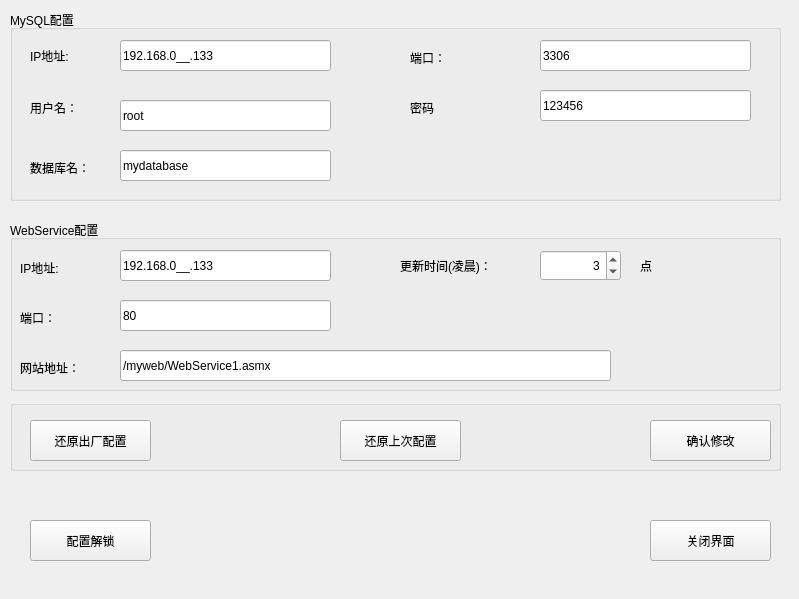
<?xml version="1.0" encoding="UTF-8"?>
<ui version="4.0">
 <class>Widget</class>
 <widget class="QWidget" name="Widget">
  <property name="geometry">
   <rect>
    <x>0</x>
    <y>0</y>
    <width>799</width>
    <height>599</height>
   </rect>
  </property>
  <property name="minimumSize">
   <size>
    <width>799</width>
    <height>599</height>
   </size>
  </property>
  <property name="maximumSize">
   <size>
    <width>799</width>
    <height>599</height>
   </size>
  </property>
  <property name="windowTitle">
   <string>Widget</string>
  </property>
  <property name="windowIcon">
   <iconset resource="img.qrc">
    <normaloff>:/img/ico/Update.ico</normaloff>:/img/ico/Update.ico</iconset>
  </property>
  <property name="styleSheet">
   <string notr="true"/>
  </property>
  <widget class="QPushButton" name="unlockBtn">
   <property name="geometry">
    <rect>
     <x>30</x>
     <y>520</y>
     <width>121</width>
     <height>41</height>
    </rect>
   </property>
   <property name="text">
    <string>配置解锁</string>
   </property>
  </widget>
  <widget class="QPushButton" name="closeBtn">
   <property name="geometry">
    <rect>
     <x>650</x>
     <y>520</y>
     <width>121</width>
     <height>41</height>
    </rect>
   </property>
   <property name="text">
    <string>关闭界面</string>
   </property>
  </widget>
  <widget class="QGroupBox" name="groupBox">
   <property name="geometry">
    <rect>
     <x>10</x>
     <y>10</y>
     <width>771</width>
     <height>191</height>
    </rect>
   </property>
   <property name="title">
    <string>MySQL配置</string>
   </property>
   <widget class="QLabel" name="label">
    <property name="geometry">
     <rect>
      <x>20</x>
      <y>30</y>
      <width>71</width>
      <height>31</height>
     </rect>
    </property>
    <property name="text">
     <string>IP地址:</string>
    </property>
   </widget>
   <widget class="QLineEdit" name="mysql_ipLineEdit">
    <property name="geometry">
     <rect>
      <x>110</x>
      <y>30</y>
      <width>211</width>
      <height>31</height>
     </rect>
    </property>
    <property name="inputMask">
     <string>000.000.000.000;_</string>
    </property>
    <property name="text">
     <string>192.168.0.133</string>
    </property>
   </widget>
   <widget class="QLabel" name="label_2">
    <property name="geometry">
     <rect>
      <x>400</x>
      <y>40</y>
      <width>72</width>
      <height>15</height>
     </rect>
    </property>
    <property name="text">
     <string>端口：</string>
    </property>
   </widget>
   <widget class="QLabel" name="label_3">
    <property name="geometry">
     <rect>
      <x>20</x>
      <y>90</y>
      <width>72</width>
      <height>15</height>
     </rect>
    </property>
    <property name="text">
     <string>用户名：</string>
    </property>
   </widget>
   <widget class="QLineEdit" name="mysql_portLineEdit">
    <property name="geometry">
     <rect>
      <x>530</x>
      <y>30</y>
      <width>211</width>
      <height>31</height>
     </rect>
    </property>
    <property name="text">
     <string>3306</string>
    </property>
    <property name="alignment">
     <set>Qt::AlignLeading|Qt::AlignLeft|Qt::AlignVCenter</set>
    </property>
   </widget>
   <widget class="QLabel" name="label_7">
    <property name="geometry">
     <rect>
      <x>400</x>
      <y>90</y>
      <width>72</width>
      <height>15</height>
     </rect>
    </property>
    <property name="text">
     <string>密码</string>
    </property>
   </widget>
   <widget class="QLabel" name="label_8">
    <property name="geometry">
     <rect>
      <x>20</x>
      <y>150</y>
      <width>72</width>
      <height>15</height>
     </rect>
    </property>
    <property name="text">
     <string>数据库名：</string>
    </property>
   </widget>
   <widget class="QLineEdit" name="mysql_usernameLineEdit">
    <property name="geometry">
     <rect>
      <x>110</x>
      <y>90</y>
      <width>211</width>
      <height>31</height>
     </rect>
    </property>
    <property name="text">
     <string>root</string>
    </property>
   </widget>
   <widget class="QLineEdit" name="mysql_passwdLineEdit">
    <property name="geometry">
     <rect>
      <x>530</x>
      <y>80</y>
      <width>211</width>
      <height>31</height>
     </rect>
    </property>
    <property name="text">
     <string>123456</string>
    </property>
   </widget>
   <widget class="QLineEdit" name="mysql_databasenameLineEdit">
    <property name="geometry">
     <rect>
      <x>110</x>
      <y>140</y>
      <width>211</width>
      <height>31</height>
     </rect>
    </property>
    <property name="text">
     <string>mydatabase</string>
    </property>
   </widget>
  </widget>
  <widget class="QGroupBox" name="groupBox_2">
   <property name="geometry">
    <rect>
     <x>10</x>
     <y>220</y>
     <width>771</width>
     <height>171</height>
    </rect>
   </property>
   <property name="title">
    <string>WebService配置</string>
   </property>
   <widget class="QLabel" name="label_4">
    <property name="geometry">
     <rect>
      <x>10</x>
      <y>40</y>
      <width>72</width>
      <height>15</height>
     </rect>
    </property>
    <property name="text">
     <string>IP地址:</string>
    </property>
   </widget>
   <widget class="QLabel" name="label_5">
    <property name="geometry">
     <rect>
      <x>10</x>
      <y>90</y>
      <width>72</width>
      <height>15</height>
     </rect>
    </property>
    <property name="text">
     <string>端口：</string>
    </property>
   </widget>
   <widget class="QLineEdit" name="webservice_ipLineEdit">
    <property name="geometry">
     <rect>
      <x>110</x>
      <y>30</y>
      <width>211</width>
      <height>31</height>
     </rect>
    </property>
    <property name="inputMask">
     <string>000.000.000.000;_</string>
    </property>
    <property name="text">
     <string>192.168.0.133</string>
    </property>
   </widget>
   <widget class="QLineEdit" name="webservice_portLineEdit">
    <property name="geometry">
     <rect>
      <x>110</x>
      <y>80</y>
      <width>211</width>
      <height>31</height>
     </rect>
    </property>
    <property name="text">
     <string>80</string>
    </property>
    <property name="alignment">
     <set>Qt::AlignLeading|Qt::AlignLeft|Qt::AlignVCenter</set>
    </property>
   </widget>
   <widget class="QLabel" name="label_6">
    <property name="geometry">
     <rect>
      <x>10</x>
      <y>140</y>
      <width>72</width>
      <height>15</height>
     </rect>
    </property>
    <property name="text">
     <string>网站地址：</string>
    </property>
   </widget>
   <widget class="QLineEdit" name="webservice_addrLineEdit">
    <property name="geometry">
     <rect>
      <x>110</x>
      <y>130</y>
      <width>491</width>
      <height>31</height>
     </rect>
    </property>
    <property name="text">
     <string>/myweb/WebService1.asmx</string>
    </property>
   </widget>
   <widget class="QSpinBox" name="spinBox">
    <property name="geometry">
     <rect>
      <x>530</x>
      <y>30</y>
      <width>81</width>
      <height>31</height>
     </rect>
    </property>
    <property name="alignment">
     <set>Qt::AlignRight|Qt::AlignTrailing|Qt::AlignVCenter</set>
    </property>
    <property name="maximum">
     <number>6</number>
    </property>
    <property name="value">
     <number>3</number>
    </property>
   </widget>
   <widget class="QLabel" name="label_9">
    <property name="geometry">
     <rect>
      <x>390</x>
      <y>30</y>
      <width>121</width>
      <height>31</height>
     </rect>
    </property>
    <property name="text">
     <string>更新时间(凌晨)：</string>
    </property>
   </widget>
   <widget class="QLabel" name="label_10">
    <property name="geometry">
     <rect>
      <x>630</x>
      <y>30</y>
      <width>41</width>
      <height>31</height>
     </rect>
    </property>
    <property name="text">
     <string>点</string>
    </property>
   </widget>
  </widget>
  <widget class="QGroupBox" name="groupBox_3">
   <property name="geometry">
    <rect>
     <x>10</x>
     <y>400</y>
     <width>771</width>
     <height>71</height>
    </rect>
   </property>
   <property name="title">
    <string/>
   </property>
   <widget class="QPushButton" name="pushButton_3">
    <property name="geometry">
     <rect>
      <x>640</x>
      <y>20</y>
      <width>121</width>
      <height>41</height>
     </rect>
    </property>
    <property name="text">
     <string>确认修改</string>
    </property>
   </widget>
   <widget class="QPushButton" name="pushButton_4">
    <property name="geometry">
     <rect>
      <x>330</x>
      <y>20</y>
      <width>121</width>
      <height>41</height>
     </rect>
    </property>
    <property name="toolTip">
     <string>&lt;html&gt;&lt;head/&gt;&lt;body&gt;&lt;p&gt;还原点击“确认修改”前的配置信息&lt;/p&gt;&lt;/body&gt;&lt;/html&gt;</string>
    </property>
    <property name="text">
     <string>还原上次配置</string>
    </property>
   </widget>
   <widget class="QPushButton" name="factorySetBtn">
    <property name="geometry">
     <rect>
      <x>20</x>
      <y>20</y>
      <width>121</width>
      <height>41</height>
     </rect>
    </property>
    <property name="text">
     <string>还原出厂配置</string>
    </property>
   </widget>
  </widget>
 </widget>
 <layoutdefault spacing="6" margin="11"/>
 <resources>
  <include location="img.qrc"/>
 </resources>
 <connections/>
</ui>
